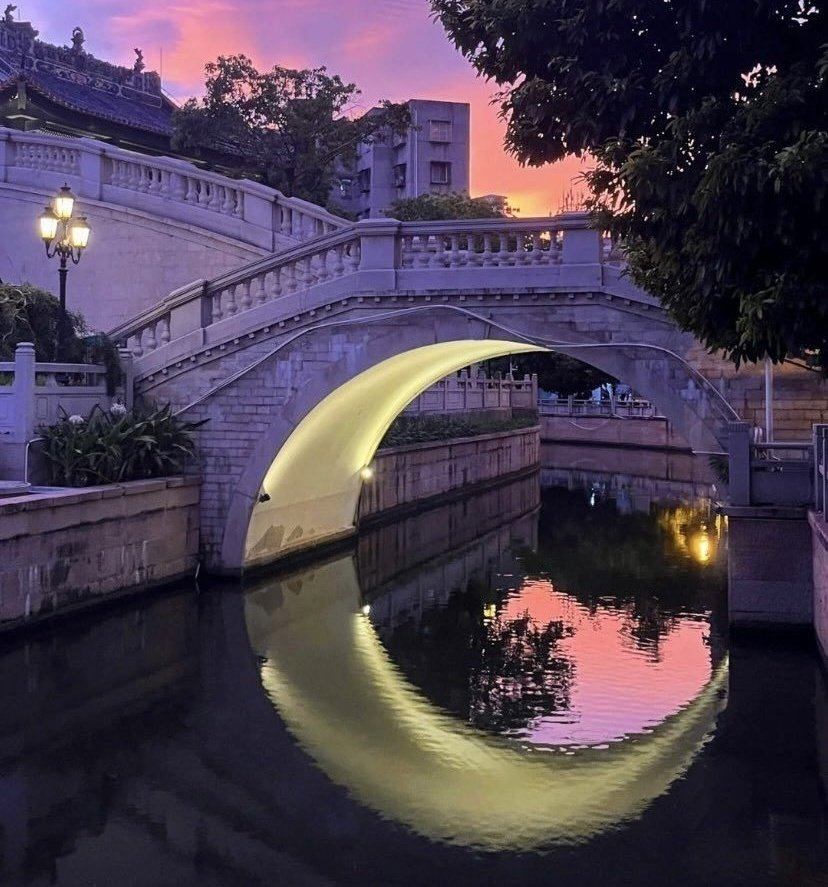
#> input picture nim.jpg, 828 x 887 px
$ python 'filter laplacian domain frekuensi.py'
#> lines starting #> are read from the running program, lines starting #| are printed output that depends on the picture
import numpy as np
import matplotlib.pyplot as plt
from PIL import Image

# Membaca gambar dan mengonversi ke grayscale
img = Image.open('nim.jpg').convert('L')
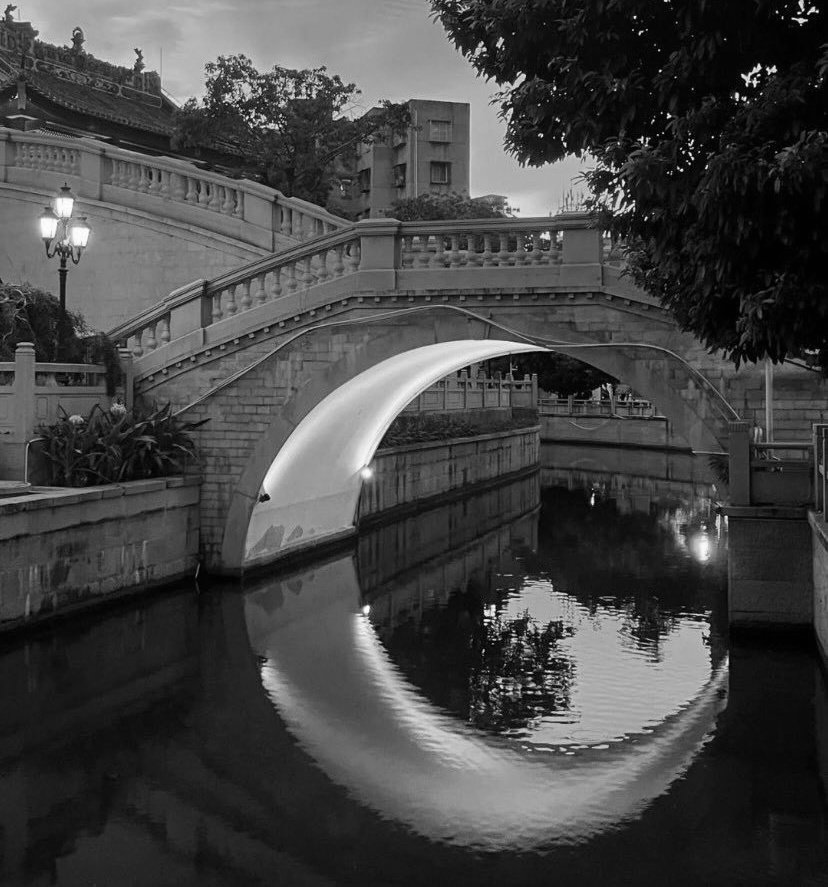
#> img: PIL image 828x887 L; min 0, max 255, mean 68
img_arr = np.array(img)

# Menghitung transformasi Fourier dari gambar
f = np.fft.fft2(img_arr)
fshift = np.fft.fftshift(f)

# Membuat filter Laplacian
rows, cols = img_arr.shape
#> rows = 887; cols = 828
crow, ccol = rows//2, cols//2
#> crow = 443; ccol = 414
mask = np.zeros((rows,cols), np.uint8)
mask[crow-1:crow+2, ccol-1:ccol+2] = np.array([[0, 1, 0], [1, -4, 1], [0, 1, 0]], np.uint8)

# Mengaplikasikan filter pada gambar pada domain frekuensi
fshift = fshift * mask
f_ishift = np.fft.ifftshift(fshift)
img_filtered = np.fft.ifft2(f_ishift).real
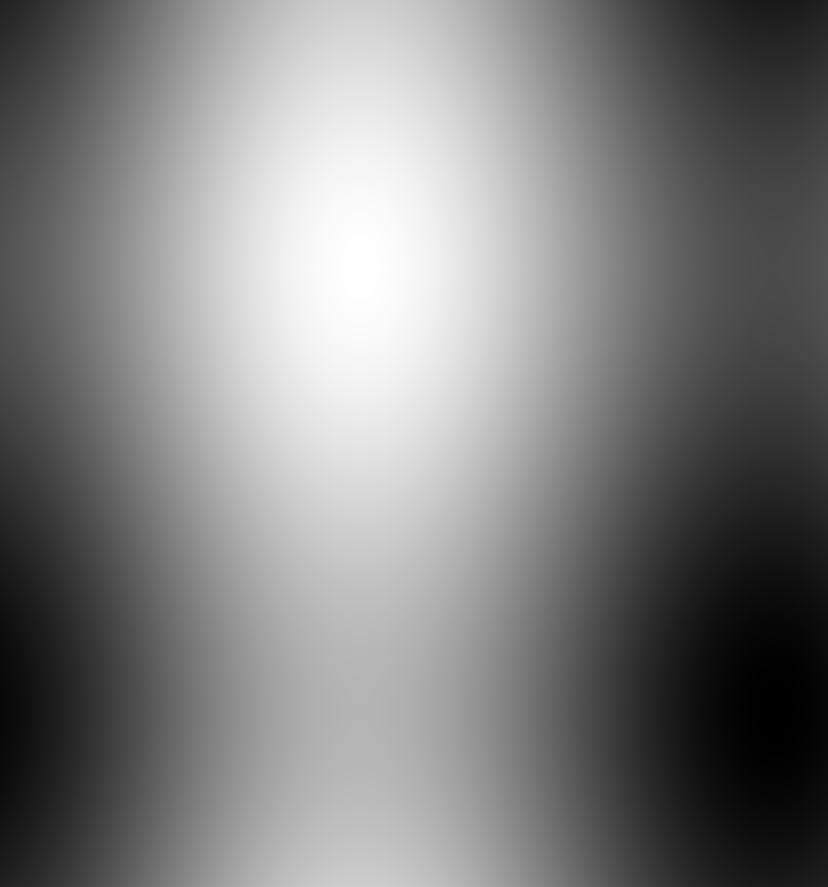
#> img_filtered: shape (887, 828) float64; min 17109.7, max 17182.2, mean 17145.9; drawn with min black and max white

# Menampilkan gambar hasil filterisasi
plt.imshow(img_filtered, cmap='gray')
plt.axis('off')
plt.show()
